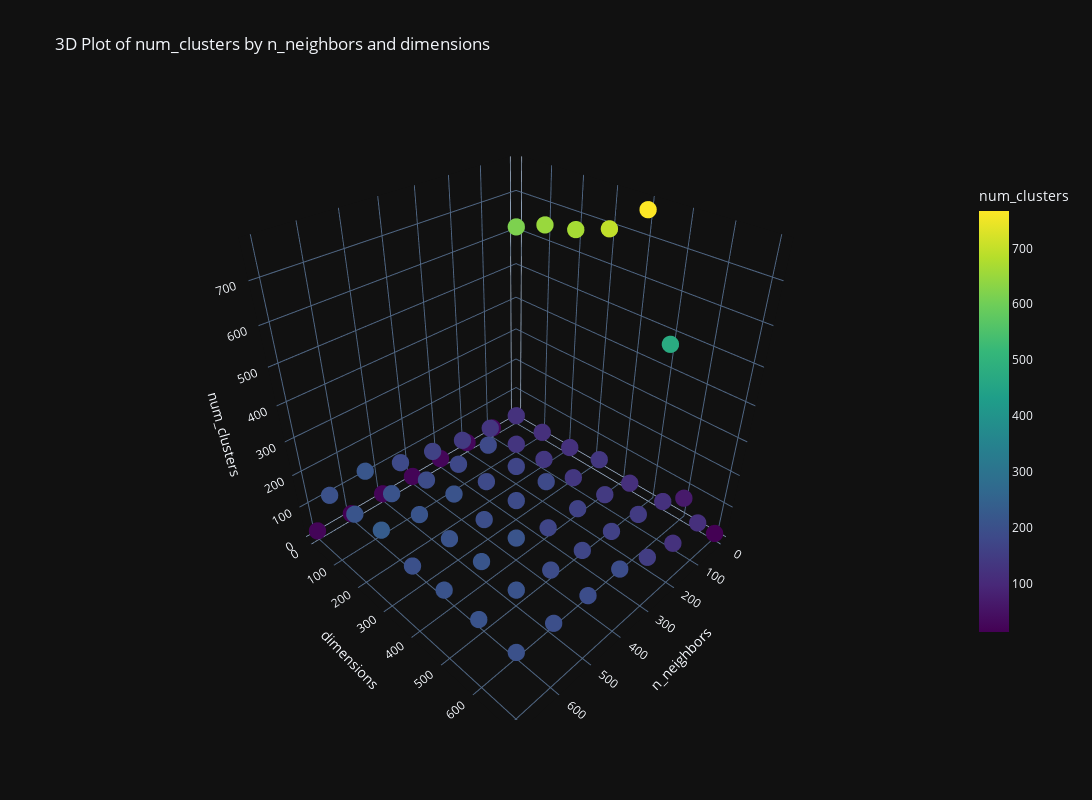

Notebook source saved alongside this figure:
### Markdown cell above
Examine number of clusters

### Code cell
metrics = analyze_dimred_data(combined_results)
fig = interactive_plot3d(metrics, z_metric='num_clusters')
fig.show()

### Figure 1 — Plotly figure (JSON) as saved in the notebook; plotly's stock layout.template omitted (floating-point values rounded to 4 significant figures)
{"data": [{"hovertemplate": "n_neighbors=%{x}<br>dimensions=%{y}<br>num_clusters=%{marker.color}<extra></extra>", "legendgroup": "", "marker": {"color": [616, 649, 665, 695, 766, 474, 66, 12, 25, 120, 115, 118, 134, 116, 119, 116, 25, 129, 129, 135, 134, 141, 143, 121, 23, 142, 181, 170, 182, 161, 158, 150, 18, 161, 177, 182, 186, 169, 171, 190, 18, 182, 187, 206, 194, 208, 187, 191, 13, 214, 207, 209, 206, 212, 207, 195, 21, 202, 210, 231, 199, 207, 206, 202], "coloraxis": "coloraxis", "symbol": "circle", "size": 6}, "mode": "markers", "name": "", "scene": "scene", "showlegend": false, "x": [2, 2, 2, 2, 2, 2, 2, 2, 102, 102, 102, 102, 102, 102, 102, 102, 202, 202, 202, 202, 202, 202, 202, 202, 302, 302, 302, 302, 302, 302, 302, 302, 402, 402, 402, 402, 402, 402, 402, 402, 502, 502, 502, 502, 502, 502, 502, 502, 602, 602, 602, 602, 602, 602, 602, 602, 702, 702, 702, 702, 702, 702, 702, 702], "y": [2, 102, 202, 302, 402, 502, 602, 702, 2, 102, 202, 302, 402, 502, 602, 702, 2, 102, 202, 302, 402, 502, 602, 702, 2, 102, 202, 302, 402, 502, 602, 702, 2, 102, 202, 302, 402, 502, 602, 702, 2, 102, 202, 302, 402, 502, 602, 702, 2, 102, 202, 302, 402, 502, 602, 702, 2, 102, 202, 302, 402, 502, 602, 702], "z": [616, 649, 665, 695, 766, 474, 66, 12, 25, 120, 115, 118, 134, 116, 119, 116, 25, 129, 129, 135, 134, 141, 143, 121, 23, 142, 181, 170, 182, 161, 158, 150, 18, 161, 177, 182, 186, 169, 171, 190, 18, 182, 187, 206, 194, 208, 187, 191, 13, 214, 207, 209, 206, 212, 207, 195, 21, 202, 210, 231, 199, 207, 206, 202], "type": "scatter3d"}], "layout": {"scene": {"domain": {"x": [0.0, 1.0], "y": [0.0, 1.0]}, "xaxis": {"title": {"text": "n_neighbors"}}, "yaxis": {"title": {"text": "dimensions"}}, "zaxis": {"title": {"text": "num_clusters"}}}, "coloraxis": {"colorbar": {"title": {"text": "num_clusters"}, "len": 0.75}, "colorscale": [[0.0, "#440154"], [0.1111, "#482878"], [0.2222, "#3e4989"], [0.3333, "#31688e"], [0.4444, "#26828e"], [0.5556, "#1f9e89"], [0.6667, "#35b779"], [0.7778, "#6ece58"], [0.8889, "#b5de2b"], [1.0, "#fde725"]], "cmin": 12, "cmax": 766}, "legend": {"tracegroupgap": 0}, "title": {"text": "3D Plot of num_clusters by n_neighbors and dimensions"}, "width": 1600, "height": 800}}
